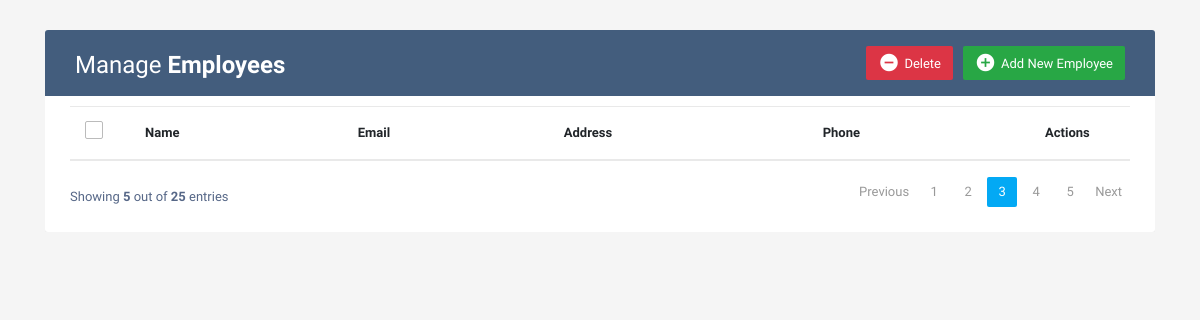
The app's page /, older data.
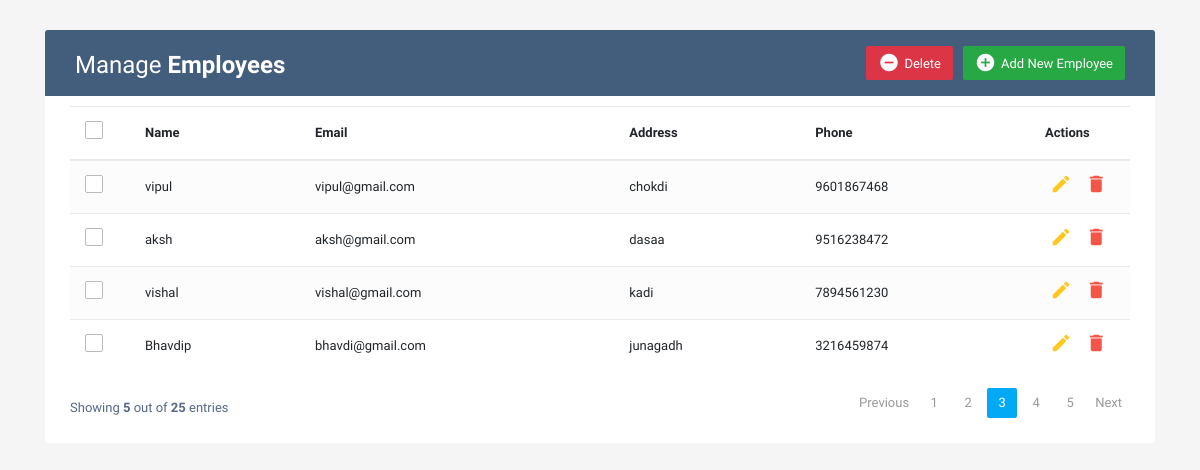
The same page, newer data.
### myapp/models.py (models this page shows, shortened)
class Employee(models.Model):
	name=models.CharField(max_length=100)
	email=models.EmailField()
	address=models.TextField()
	phone=models.PositiveIntegerField()

### myapp/views.py (the view)
# urls.py: path('',views.test,name='test'),
def test(request):
	emps = Employee.objects.all()
	return render(request,'test.html',{'emps':emps})

### myapp/templates/test.html (shortened to what this page needs)
<!DOCTYPE html>
<html lang="en">
<head>
<link rel="stylesheet" href="https://stackpath.bootstrapcdn.com/bootstrap/4.5.0/css/bootstrap.min.css">
<link rel="stylesheet" href="https://maxcdn.bootstrapcdn.com/font-awesome/4.7.0/css/font-awesome.min.css">
</head>
<body>
<div class="container-xl">
	<div class="table-responsive">
		<div class="table-wrapper">
			<div class="table-title">
				<div class="row">
					<div class="col-sm-6">
						<h2>Manage <b>Employees</b></h2>
					</div>
					<div class="col-sm-6">
						<a href="#addEmployeeModal" class="btn btn-success" data-toggle="modal"><i class="material-icons">&#xE147;</i> <span>Add New Employee</span></a>
						<a href="#deleteEmployeeModal{{i.pk}}" class="btn btn-danger" data-toggle="modal"><i class="material-icons">&#xE15C;</i> <span>Delete</span></a>
					</div>
				</div>
			</div>
			<table class="table table-striped table-hover">
				<thead>
					<tr>
						<th>
							<span class="custom-checkbox">
								<label for="selectAll"></label>
							</span>
						</th>
						<th>Name</th>
						<th>Email</th>
						<th>Address</th>
						<th>Phone</th>
						<th>Actions</th>
					</tr>
				</thead>
				<tbody>
					{% for i in emps %}
					<tr>
						<td>
							<span class="custom-checkbox">
								<label for="checkbox1"></label>
							</span>
						</td>
						<td>{{i.name}}</td>
						<td>{{i.email}}</td>
						<td>{{i.address}}</td>
						<td>{{i.phone}}</td>
						<td>
							<a href="#editEmployeeModal" class="edit" data-toggle="modal"><i class="material-icons" data-toggle="tooltip" title="Edit">&#xE254;</i></a>
							<a href="#deleteEmployeeModal" class="delete" ><i class="material-icons" title="Delete">&#xE872;</i></a>
						</td>
					</tr>
					{% endfor %}
				</tbody>
			</table>
			<div class="clearfix">
				<div class="hint-text">Showing <b>5</b> out of <b>25</b> entries</div>
				<ul class="pagination">
					<li class="page-item disabled"><a href="#">Previous</a></li>
					<li class="page-item"><a href="#" class="page-link">1</a></li>
					<li class="page-item"><a href="#" class="page-link">2</a></li>
					<li class="page-item active"><a href="#" class="page-link">3</a></li>
					<li class="page-item"><a href="#" class="page-link">4</a></li>
					<li class="page-item"><a href="#" class="page-link">5</a></li>
					<li class="page-item"><a href="#" class="page-link">Next</a></li>
				</ul>
			</div>
		</div>
	</div>
</div>
</body>
</html>

### myapp/templates/test.html (style rules this page uses)
body { color: #566787; background: #f5f5f5; font-family: 'Varela Round', sans-serif; font-size: 13px; }
.table-responsive { margin: 30px 0; }
.table-wrapper { background: #fff; padding: 20px 25px; border-radius: 3px; min-width: 1000px; box-shadow: 0 1px 1px rgba(0,0,0,.05); }
.table-title { padding-bottom: 15px; background: #435d7d; color: #fff; padding: 16px 30px; min-width: 100%; margin: -20px -25px 10px; border-radius: 3px 3px 0 0; }
.table-title h2 { margin: 5px 0 0; font-size: 24px; }
.table-title .btn { color: #fff; float: right; font-size: 13px; border: none; min-width: 50px; border-radius: 2px; border: none; outline: none !important; margin-left: 10px; }
.table-title .btn i { float: left; font-size: 21px; margin-right: 5px; }
.table-title .btn span { float: left; margin-top: 2px; }
table.table tr th, table.table tr td { border-color: #e9e9e9; padding: 12px 15px; vertical-align: middle; }
table.table tr th:first-child { width: 60px; }
table.table tr th:last-child { width: 100px; }
table.table-striped tbody tr:nth-of-type(odd) { background-color: #fcfcfc; }
table.table td:last-child i { opacity: 0.9; font-size: 22px; margin: 0 5px; }
table.table td a { font-weight: bold; color: #566787; display: inline-block; text-decoration: none; outline: none !important; }
table.table td a.edit { color: #FFC107; }
table.table td a.delete { color: #F44336; }
table.table td i { font-size: 19px; }
.pagination { float: right; margin: 0 0 5px; }
.pagination li a { border: none; font-size: 13px; min-width: 30px; min-height: 30px; color: #999; margin: 0 2px; line-height: 30px; border-radius: 2px !important; text-align: center; padding: 0 6px; }
.pagination li.active a, .pagination li.active a.page-link { background: #03A9F4; }
.hint-text { float: left; margin-top: 10px; font-size: 13px; }
.custom-checkbox { position: relative; }
.custom-checkbox label:before { width: 18px; height: 18px; }
.custom-checkbox label:before { content: ''; margin-right: 10px; display: inline-block; vertical-align: text-top; background: white; border: 1px solid #bbb; border-radius: 2px; box-sizing: border-box; z-index: 2; }

Row changes from the older to the newer data that the page shows:
added Employee: name "vipul", email "vipul@gmail.com", address "chokdi", phone "9601867468"
added Employee: name "aksh", email "aksh@gmail.com", address "dasaa", phone "9516238472"
added Employee: name "vishal", email "vishal@gmail.com", address "kadi", phone "7894561230"
added Employee: name "Bhavdip", email "bhavdi@gmail.com", address "junagadh", phone "3216459874"
